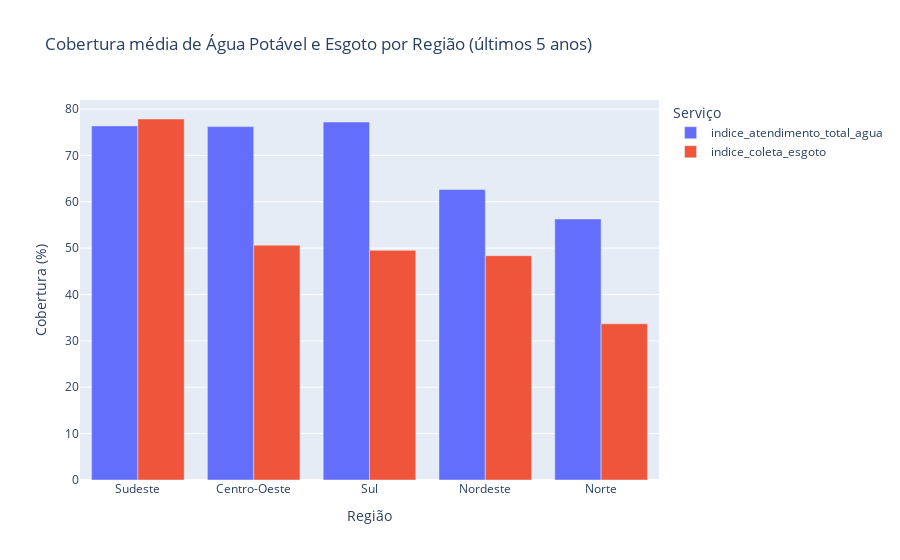

This figure's notebook cell:
### Code cell
anos_recentes = df_filtrado['ano'].sort_values(ascending=False).unique()[:5]
df_ultimos = df_filtrado[df_filtrado['ano'].isin(anos_recentes)]

df_regiao = df_ultimos.groupby('regiao')[
    ['indice_atendimento_total_agua', 'indice_coleta_esgoto']
].mean().reset_index()

df_melt_regiao = df_regiao.melt(id_vars='regiao', var_name='Serviço', value_name='Cobertura (%)')

fig = px.bar(
    df_melt_regiao,
    x='regiao',
    y='Cobertura (%)',
    color='Serviço',
    barmode='group',
    title='Cobertura média de Água Potável e Esgoto por Região (últimos 5 anos)',
    labels={'regiao': 'Região'}
)

fig.update_layout(xaxis={'categoryorder': 'total descending'})
fig.show()

### Figure 1 — Plotly figure (JSON) as saved in the notebook; plotly's stock layout.template omitted (floating-point values rounded to 4 significant figures)
{"data": [{"alignmentgroup": "True", "hovertemplate": "Serviço=indice_atendimento_total_agua<br>Região=%{x}<br>Cobertura (%)=%{y}<extra></extra>", "legendgroup": "indice_atendimento_total_agua", "marker": {"color": "#636efa", "pattern": {"shape": ""}}, "name": "indice_atendimento_total_agua", "offsetgroup": "indice_atendimento_total_agua", "orientation": "v", "showlegend": true, "textposition": "auto", "type": "bar", "x": ["Centro-Oeste", "Nordeste", "Norte", "Sudeste", "Sul"], "xaxis": "x", "y": [76.2, 62.63, 56.28, 76.35, 77.19], "yaxis": "y"}, {"alignmentgroup": "True", "hovertemplate": "Serviço=indice_coleta_esgoto<br>Região=%{x}<br>Cobertura (%)=%{y}<extra></extra>", "legendgroup": "indice_coleta_esgoto", "marker": {"color": "#EF553B", "pattern": {"shape": ""}}, "name": "indice_coleta_esgoto", "offsetgroup": "indice_coleta_esgoto", "orientation": "v", "showlegend": true, "textposition": "auto", "type": "bar", "x": ["Centro-Oeste", "Nordeste", "Norte", "Sudeste", "Sul"], "xaxis": "x", "y": [50.64, 48.37, 33.68, 77.84, 49.52], "yaxis": "y"}], "layout": {"barmode": "group", "legend": {"title": {"text": "Serviço"}, "tracegroupgap": 0}, "title": {"text": "Cobertura média de Água Potável e Esgoto por Região (últimos 5 anos)"}, "xaxis": {"anchor": "y", "categoryorder": "total descending", "domain": [0, 1], "title": {"text": "Região"}}, "yaxis": {"anchor": "x", "domain": [0, 1], "title": {"text": "Cobertura (%)"}}}}
